Frame 1 (no input): blank canvas, image omitted
Frame 60 (no input): blank canvas, image omitted
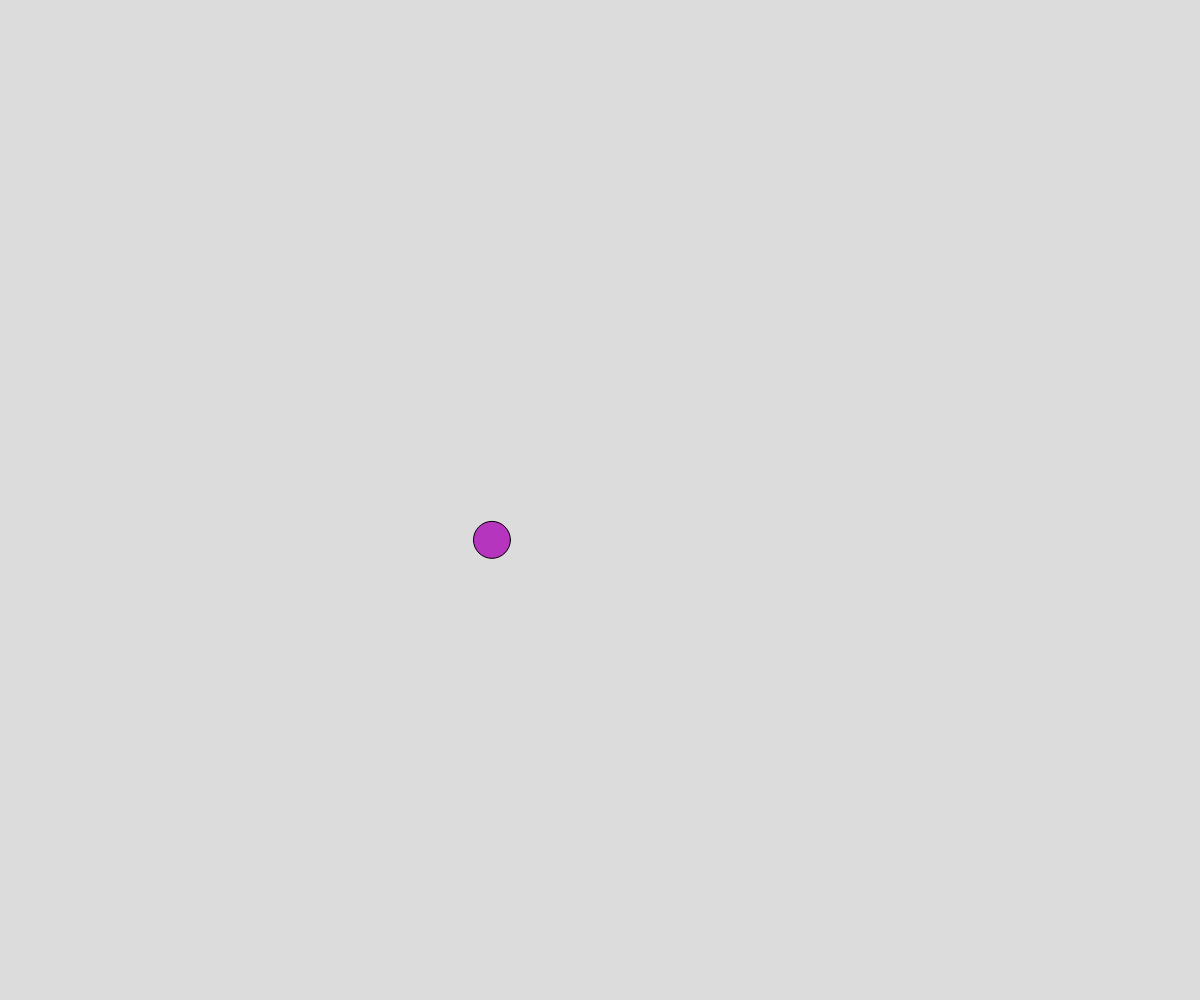
Frame 120 (the mouse pressed at the canvas centre since frame 60)

The p5.js sketch whose frames 1 and 60 were blank and that drew this single picture after the mouse press (run headless with seeded random() and noise() and a simulated clock; from frame 60 on, the mouse is pressed at the canvas centre):

// p5.js sketch
// ── sketch.js
// Ball Connecting OOP Demo

let points = [];

function setup() {
  createCanvas(windowWidth, windowHeight);
}

function draw() {
  background(220);

  //draw lines
  for (let point of points){
    point.update();
    point.connectTo(points);
  }

  //draw circles ontop of lines
  for(let point of points) {
    point.display();
  }

}

function mousePressed(){
  let thePoint = new MovingPoint(mouseX, mouseY);
  points.push(thePoint);
}

class MovingPoint {
  constructor(x,y){
    this.x = x;
    this.y = y;
    this.color = color(random(255),random(255),random(255));
    this.radius = 15;
    this.xTime = random(1000);
    this.yTime = random(1000);
    this.deltaTime = 0.01;
    this.reach = 150;

  }

  display(){
    stroke("black");
    fill(this.color);
    circle(this.x, this.y, this.radius*2);

  }

  update(){
    let dx = noise(this.xTime);
    this.dx = map(dx, 0, 1, -5, 5);
    let dy = noise(this.yTime);
    this.dy = map(dy, 0, 1, -5, 5);

    this.x += this.dx;
    this.y += this.dy;

    this.xTime += this.deltaTime;
    this.yTime += this.deltaTime;

    if(this.x < 0){
      this.x += width;
    }
    if(this.x > width){
      this.x -= width;
    }
    if(this.y < 0){
      this.y += height;
    }
    if(this.y > height){
      this.y -= height;
    }

    //adjust base on mouse

    let mouseDistance = dist(this.x, this.y , mouseX, mouseY);
    if (mouseDistance < this.reach){
      //make circle bigger
      let theSize = map(mouseDistance, 0, this.reach, 30, 15);
      this.radius = theSize;
    }
    else{
      // regular size
      this.radius = 15;
    }

  }

  connectTo(pointsArray){
    for(let otherPoint of pointsArray){
      if (this !== otherPoint){
        if (dist(this.x, this.y, otherPoint.x, otherPoint.y) < this.reach){
          stroke(this.color);
          line(this.x, this.y, otherPoint.x, otherPoint.y);
        }
      }
    }
  }
}
